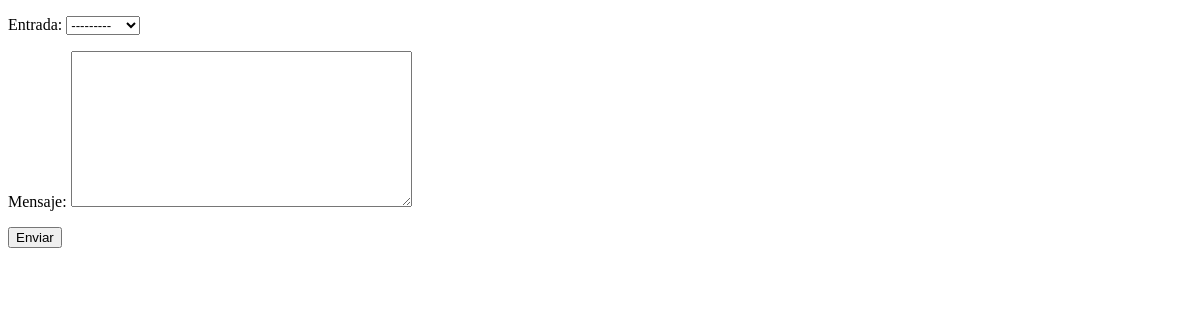
/blog/chat/, run on an earlier commit of the app's database.
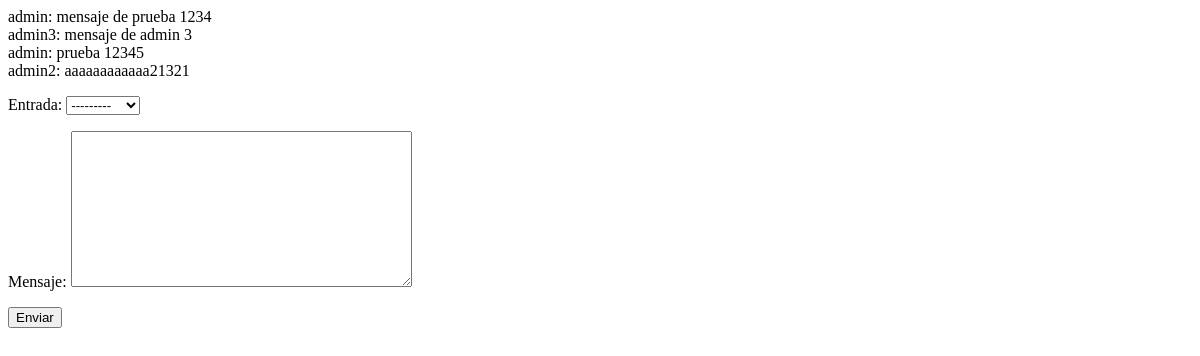
And on a later commit of the database.
### WEB_BLOG/models.py (models this page shows)
class Chat(models.Model):
    salida = models.ForeignKey(User, on_delete=models.CASCADE, related_name='salida') #related_name en teoria me deja darle un field
    entrada = models.ForeignKey(User, on_delete=models.CASCADE, related_name='entrada')
    mensaje = models.TextField()
    tiempo = models.DateTimeField(auto_now_add=True)

### WEB_BLOG/views.py (the view)
# urls.py: path("chat/", MandarMensajes, name="chat"),
def MandarMensajes(request):# por ahora solo puedo mandar mensajes desde un opcion de mensajes
    if request.method == 'POST':
        form = MensajeForm(request.POST)
        if form.is_valid():
            mensaje = form.save(commit=False)#commit false? se supone que es un booleano que me deja ver el mensaje antes de guardar
            mensaje.salida = request.user
            mensaje.save()
            mensajes = Chat.objects.all()  # obtengo todos los mensajes del modelo chat correjir
            return render(request, 'mandarMensajes.html', {'form': form, 'mensajes': mensajes})
    else:
        form = MensajeForm()
        mensajes = Chat.objects.all()  # obtengo todos los mensajes del modelo chat correjir
    return render(request, 'mandarMensajes.html', {'form': form, 'mensajes': mensajes})

### WEB_BLOG/forms.py
class MensajeForm(forms.ModelForm):#solo necesito traer por meta el model Chat y sus field
    class Meta:
        model = Chat
        fields = ['entrada', 'mensaje']

### WEB_BLOG/Templates/mandarMensajes.html (shortened to what this page needs)
<!DOCTYPE html>
<html lang="en">
<head>
</head>
<body>
{% for mensaje in mensajes %}
    <div>{{ mensaje.salida }}: {{ mensaje.mensaje }}</div>
{% endfor %}
<form method="post" action="{% url 'chat' %}">
    {{ form.as_p }}
    <button type="submit">Enviar</button>
  </form>
</body>
</html>

What changed in the data, as far as the page shows it:
added Chat: salida "admin", mensaje "mensaje de prueba 1234"
added Chat: salida "admin3", mensaje "mensaje de admin 3"
added Chat: salida "admin", mensaje "prueba 12345"
added Chat: salida "admin2", mensaje "aaaaaaaaaaaa21321"
